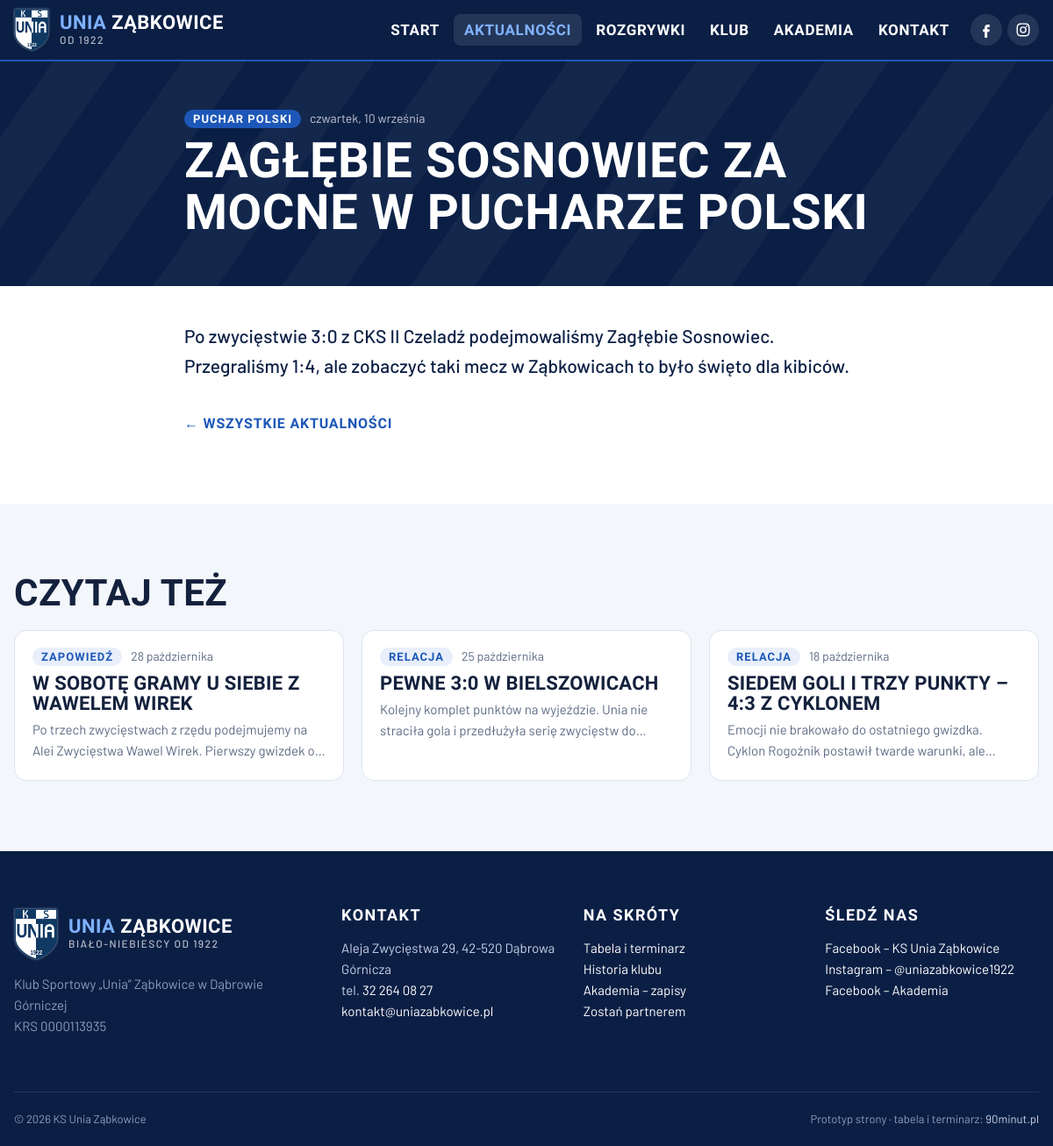
The page /aktualnosc.php?id=5 on the database its author committed.
### tables this page shows
CREATE TABLE aktualnosci (
                id INTEGER PRIMARY KEY,
                tytul TEXT NOT NULL,
                data TEXT NOT NULL,
                kat TEXT NOT NULL,
                lead TEXT NOT NULL DEFAULT '',
                tresc TEXT NOT NULL DEFAULT '',
                zdjecie TEXT,
                opublikowany INTEGER NOT NULL DEFAULT 1,
                utworzono TEXT NOT NULL DEFAULT CURRENT_TIMESTAMP
            );

### inc/db.php (called while the page is built, shortened)
<?php
require_once __DIR__ . '/config.php';
function db(): PDO
{
    static $pdo = null;
    if ($pdo) return $pdo;
    $nowa = !is_file(DB_FILE);
    $pdo = new PDO('sqlite:' . DB_FILE, null, null, [
        PDO::ATTR_ERRMODE            => PDO::ERRMODE_EXCEPTION,
        PDO::ATTR_DEFAULT_FETCH_MODE => PDO::FETCH_ASSOC,
    ]);
    $pdo->exec('PRAGMA foreign_keys = ON');
    return $pdo;
}
function news_lista(int $limit = 0, bool $tylkoOpublikowane = true): array
{
    $sql = 'SELECT * FROM aktualnosci' . ($tylkoOpublikowane ? ' WHERE opublikowany = 1' : '')
         . ' ORDER BY data DESC, id DESC' . ($limit ? ' LIMIT ' . (int)$limit : '');
    return db()->query($sql)->fetchAll();
}
function news_jeden(int $id): ?array
{
    $st = db()->prepare('SELECT * FROM aktualnosci WHERE id = ?');
    $st->execute([$id]);
    return $st->fetch() ?: null;
}

### inc/config.php (called while the page is built, shortened)
<?php
function e($s) { return htmlspecialchars((string)$s, ENT_QUOTES, 'UTF-8'); }

### inc/liga.php (called while the page is built, shortened)
<?php
require_once __DIR__ . '/config.php';
function data_pl(?string $iso, bool $zDniem = true): string
{
    $t = strtotime($iso);
    $s = date('j', $t) . ' ' . MIESIACE[(int)date('n', $t)];
    if ($zDniem) $s = DNI[(int)date('w', $t)] . ', ' . $s;
    return $s;
}

### aktualnosc.php (the view, shortened to what this page needs)
<?php
require_once __DIR__ . '/inc/db.php';
$n = news_jeden((int)($_GET['id'] ?? 0));
require __DIR__ . '/inc/header.php';
$inne = $n ? array_values(array_filter(news_lista(4), fn($x) => $x['id'] !== $n['id'])) : [];
?>
<?php if (!$n): ?>
<section class="pagehead"><div class="wrap"><h1>Nie znaleziono</h1><p>Ten wpis nie istnieje albo został usunięty.</p></div></section>
<section class="section"><div class="wrap"><a class="btn btn--primary" href="aktualnosci.php">Wszystkie aktualności</a></div></section>
<?php else: ?>
<article>
  <header class="pagehead pagehead--article">
    <div class="wrap wrap--narrow">
      <p class="news__meta news__meta--light"><span class="tag"><?= e($n['kat']) ?></span> <?= e(data_pl($n['data'])) ?></p>
      <h1><?= e($n['tytul']) ?></h1>
    </div>
  </header>
  <div class="wrap wrap--narrow article">
    <p class="article__lead"><?= e($n['lead']) ?></p>
    <p class="article__back"><a href="aktualnosci.php">← Wszystkie aktualności</a></p>
  </div>
</article>
<?php if ($inne): ?>
<section class="section section--alt">
  <div class="wrap">
    <div class="section__head"><h2>Czytaj też</h2></div>
    <div class="newslist">
      <?php foreach (array_slice($inne, 0, 3) as $x): ?>
      <a href="aktualnosc.php?id=<?= $x['id'] ?>" class="news__item">
        <div class="news__body">
          <p class="news__meta"><span class="tag tag--soft"><?= e($x['kat']) ?></span> <?= e(data_pl($x['data'], false)) ?></p>
          <h3><?= e($x['tytul']) ?></h3>
          <p><?= e($x['lead']) ?></p>
        </div>
      </a>
      <?php endforeach; ?>
    </div>
  </div>
</section>
<?php endif; ?>
<?php endif; ?>
<?php require __DIR__ . '/inc/footer.php'; ?>

### assets/css/style.css (style rules this page uses)
:root { --navy: #0b1f45; --navy-2: #12306a; --blue: #1d57b8; --blue-l: #e8effb; --sky: #7fb2ff; --ink: #14213d; --muted: #5d6b85; --line: #dde4f0; --bg: #ffffff; --bg-alt: #f3f6fb; --win: #18a058; --draw: #9aa4b5; --loss: #d64545; --radius: 14px; --shadow: 0 10px 30px -12px rgba(11, 31, 69, .25); --head: 'Barlow Condensed', 'Arial Narrow', sans-serif; --body: 'Barlow', system-ui, sans-serif; }
*, *::before, *::after { box-sizing: border-box; }
html { scroll-behavior: smooth; scroll-padding-top: 80px; }
body { margin: 0; font: 400 17px/1.6 var(--body); color: var(--ink); background: var(--bg); }
a { color: var(--blue); }
h1, h2, h3, h4 { font-family: var(--head); line-height: 1.05; margin: 0 0 .5em; text-transform: uppercase; letter-spacing: .01em; }
h2 { font-size: clamp(30px, 4vw, 42px); }
h3 { font-size: 22px; }
.wrap { width: min(1180px, 100% - 32px); margin-inline: auto; }
.tag { display: inline-block; font: 700 13px var(--head); text-transform: uppercase; letter-spacing: .08em; background: var(--blue); color: #fff; padding: 3px 10px; border-radius: 99px; }
.tag--soft { background: var(--blue-l); color: var(--blue); }
.section { padding: 80px 0; }
.section--alt { background: var(--bg-alt); }
.section__head { display: flex; justify-content: space-between; align-items: baseline; gap: 16px; flex-wrap: wrap; margin-bottom: 20px; }
.section__head h2 { margin: 0; }
.news__item { background: #fff; border: 1px solid var(--line); border-radius: var(--radius); overflow: hidden; display: flex; flex-direction: column; transition: transform .2s, box-shadow .2s; cursor: pointer; }
.news__body { padding: 18px 20px 22px; }
.news__meta { font-size: 14px; color: var(--muted); margin: 0 0 8px; display: flex; gap: 10px; align-items: center; }
.news__body h3 { font-size: 22px; margin-bottom: 6px; }
.news__body p:last-child { margin: 0; font-size: 15px; color: var(--muted); }
.news__item:not(.news__item--big) .news__body p:last-child { display: -webkit-box; -webkit-line-clamp: 2; -webkit-box-orient: vertical; overflow: hidden; }
.pagehead { background: var(--navy); color: #fff; padding: 56px 0 48px; position: relative; overflow: hidden; }
.pagehead::before { content: ''; position: absolute; inset: 0; background: repeating-linear-gradient(-55deg, transparent 0 60px, rgba(255,255,255,.035) 60px 120px); }
.pagehead .wrap { position: relative; }
.pagehead h1 { font-size: clamp(44px, 6vw, 72px); font-weight: 800; margin-bottom: 6px; }
a.news__item { text-decoration: none; color: inherit; }
.newslist { display: grid; grid-template-columns: repeat(auto-fill, minmax(300px, 1fr)); gap: 20px; }
.newslist .news__body p:last-child { display: -webkit-box; -webkit-line-clamp: 3; -webkit-box-orient: vertical; overflow: hidden; }
.wrap--narrow { width: min(780px, 100% - 32px); }
.pagehead--article h1 { font-size: clamp(34px, 5vw, 56px); }
.news__meta--light { color: rgba(255,255,255,.75); }
.article { padding: 40px 0 64px; font-size: 18px; }
.article__lead { font-size: 21px; font-weight: 500; color: var(--navy); }
.article p { margin: 0 0 1.1em; }
.article__back { margin-top: 40px !important; font: 700 16px var(--head); text-transform: uppercase; letter-spacing: .05em; }
.article__back a { text-decoration: none; }

### rows shown on the page
aktualnosci: kat "PUCHAR POLSKI", data "czwartek, 10 września", tytul "ZAGŁĘBIE SOSNOWIEC ZA MOCNE W PUCHARZE POLSKI", lead "Po zwycięstwie 3:0 z CKS II Czeladź podejmowaliśmy Zagłębie Sosnowiec. Przegraliśmy 1:4, ale zobaczyć taki mecz w Ząbkowicach to było święto dla kibiców."
aktualnosci: kat "ZAPOWIEDŹ", data "28 października", tytul "W SOBOTĘ GRAMY U SIEBIE Z WAWELEM WIREK", lead "Po trzech zwycięstwach z rzędu podejmujemy na Alei Zwycięstwa Wawel Wirek. Pierwszy gwizdek…"
aktualnosci: kat "RELACJA", data "25 października", tytul "PEWNE 3:0 W BIELSZOWICACH", lead "Kolejny komplet punktów na wyjeździe. Unia nie straciła gola i przedłużyła serię zwycięstw…"
aktualnosci: kat "RELACJA", data "18 października", tytul "SIEDEM GOLI I TRZY PUNKTY – 4:3 Z CYKLONEM", lead "Emocji nie brakowało do ostatniego gwizdka. Cyklon Rogoźnik postawił twarde warunki,…"

### other values the page prints
$KLUB['rok'] "1922"
$label "START"
$label "AKTUALNOŚCI"
$label "ROZGRYWKI"
$label "KLUB"
$label "AKADEMIA"
$label "KONTAKT"
$KLUB['pelna_nazwa'] "Klub Sportowy „Unia” Ząbkowice w Dąbrowie Górniczej"
$KLUB['krs'] "0000113935"
$KLUB['adres'] "Aleja Zwycięstwa 29, 42-520 Dąbrowa Górnicza"
$KLUB['telefon'] "32 264 08 27"
$KLUB['email'] "kontakt@uniazabkowice.pl"
